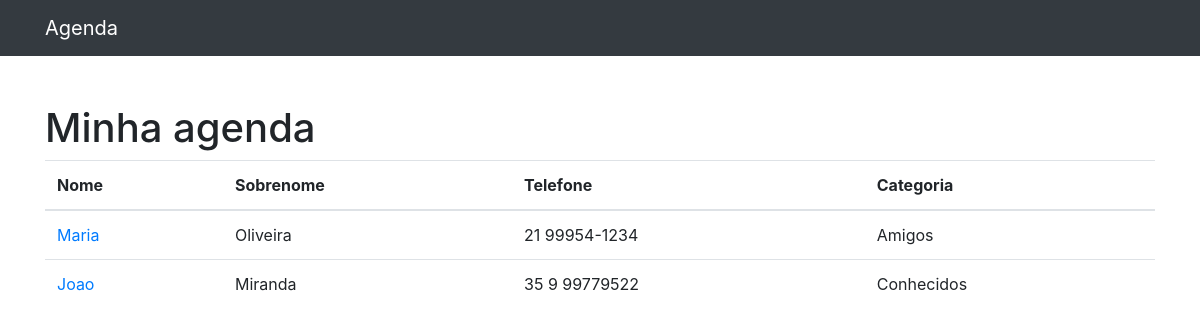
Before: / with the older database file.
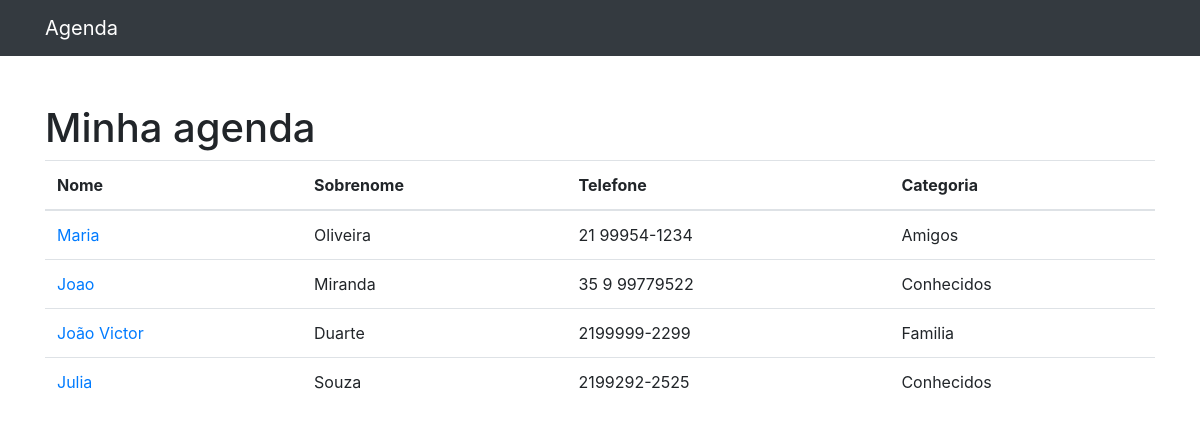
After: the same page with the newer database file.
### contatos/models.py (models this page shows, shortened)
class Contato(models.Model):
    nome = models.CharField(max_length=255)
    sobrenome = models.CharField(max_length=255, blank=True)
    telefone = models.CharField(max_length=255)
    email = models.CharField(max_length=255, blank=True)
    data_criacao = models.DateTimeField(default=timezone.now)
    descicao = models.TextField(blank=True)
    categoria = models.ForeignKey(Categoria, on_delete=models.DO_NOTHING)

class Categoria(models.Model):
    nome = models.CharField(max_length=255)
    def __str__(self) -> str:
        return self.nome

### contatos/views.py (the view)
# urls.py: path('', views.index, name='index'),
def index(request):
    contatos = Contato.objects.all()
    return render(request, 'contatos/index.html', {
        'contatos': contatos
    })

### contatos/templates/contatos/index.html
{% extends 'base.html' %}
{% block conteudo %}
    <h1 class="mt-5">Minha agenda</h1>
    <table class="table">
    <thead>
        <tr>
        <th>Nome</th>
        <th>Sobrenome</th>
        <th>Telefone</th>
        <th>Categoria</th>
        </tr>
    </thead>
    <tbody>
        <tr>
        {% for contato in contatos %}
            <td>
                <a href="{% url 'ver_contato' contato.id %}"> {{contato.nome}}</a>
            </td>
            <td>{{contato.sobrenome}}</td>
            <td>{{contato.telefone}}</td>
            <td>{{contato.categoria}}</td>
            </tr>
        {% endfor %}
    </tbody>
    </table>
{%endblock%}

### templates/base.html (shortened to what this page needs)
{% load static %}
<!DOCTYPE html>
<html lang="pt">
<head>
  {% include 'parciais/_head.html' %}
</head>
<body>
  {% include 'parciais/_nav.html' %}
  <div class="container">
    <div class="row">
      <div class="col-lg-12">
        {% block conteudo %} {%endblock%}
      </div>
    </div>
  </div>
</body>
</html>

### templates/parciais/_head.html (shortened to what this page needs)
{% load static %}
<link href="{% static 'vendor/bootstrap/css/bootstrap.min.css' %}" rel="stylesheet">

### templates/parciais/_nav.html (shortened to what this page needs)
  <nav class="navbar navbar-expand-lg navbar-dark bg-dark static-top">
    <div class="container">
      <a class="navbar-brand" href="{% url 'index'%}">Agenda</a>
    </div>
  </nav>

Changed rows visible on the page:
added Contato: nome "João Victor", sobrenome "Duarte", telefone "2199999-2299", categoria "Familia"
added Contato: nome "Julia", sobrenome "Souza", telefone "2199292-2525", categoria "Conhecidos"
